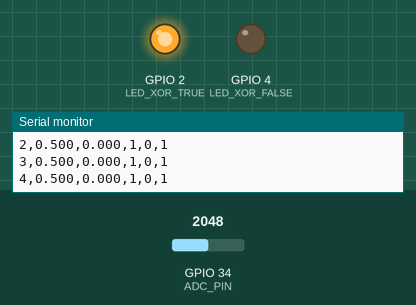
The sketch below on a simulated ESP32. Parts: output pins drawn as LEDs (lit = HIGH), the last lines printed to the serial monitor. The test bench sets the inputs (shaded band); at power-on: GPIO 34 (ADC_PIN) = 2048 (analog values on the 0–4095 scale).

Above: at 1.2 s.
1.3 s: GPIO 34 (ADC_PIN) set to 2004
At 1.9 s:
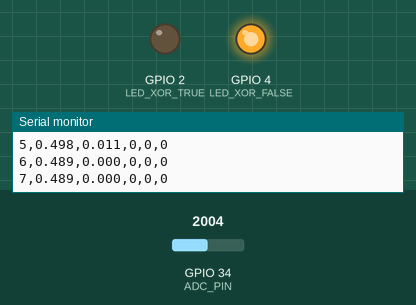
2.8 s: GPIO 34 (ADC_PIN) set to 2866
At 3.7 s:
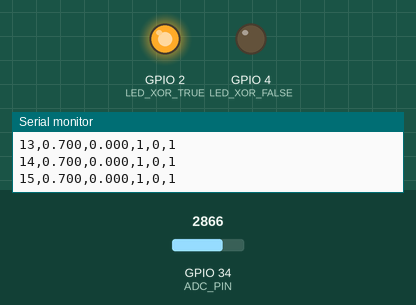
4.6 s: GPIO 34 (ADC_PIN) set to 2047
At 5.8 s:
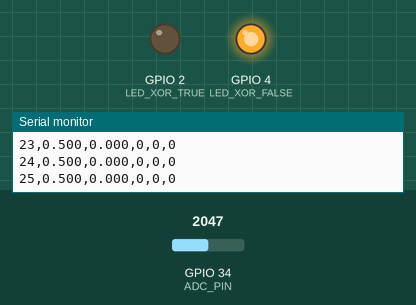
Timing chart, 0 to 7.6 s (numbered marks = the images above; inputs shaded):
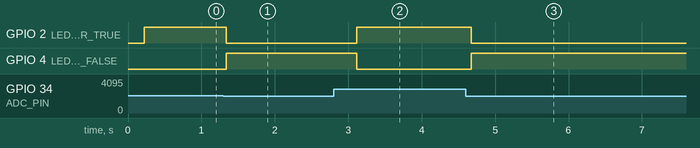

The sketch:

parte1.ino
```cpp
// Felipe Prometti - rm555174
// Iris Tavares - rm557728
// Samuel Damasceno - rm558876

#include <Arduino.h>

constexpr int ADC_PIN = 34;
constexpr int LED_XOR_TRUE = 2;
constexpr int LED_XOR_FALSE = 4;
constexpr int FS_HZ = 1000;  // 1 kHz
constexpr int WIN_MS = 200;  // 200 ms
constexpr int N = FS_HZ * WIN_MS / 1000;
static float buf[N];

float adc_to_unit(int raw) { return raw / 4095.0f; }

void calc_feats(const float *x, int n, float &rms, float &ptp){
  float xmin = x[0], xmax = x[0];
  double sumsq = 0.0;
  for (int i = 0; i < n; ++i) {
    float v = x[i];
    sumsq += (double)v * v;
    if (v < xmin) xmin = v;
    if (v > xmax) xmax = v;
  }
  rms = sqrt(sumsq / n);
  ptp = xmax - xmin;
}

void setup() {
  Serial.begin(115200);
  pinMode(LED_XOR_TRUE, OUTPUT);
  pinMode(LED_XOR_FALSE, OUTPUT);
  analogReadResolution(12);
  analogSetPinAttenuation(ADC_PIN, ADC_11db);
  Serial.println("# seq,rms,ptp,A,B,Y");
}

float TH_RMS = 0.50f;
float TH_PTP = 0.20f;

void loop() {
  const uint32_t Ts = 1000000UL / FS_HZ;
  static uint32_t seq = 0;

  // Captura o sinal
  for (int i = 0; i < N; ++i) {
    buf[i] = adc_to_unit(analogRead(ADC_PIN));
    delayMicroseconds(Ts);
  }

  // Calcula RMS e PTP
  float rms, ptp;
  calc_feats(buf, N, rms, ptp);

  // Lógica booleana
  bool A = (rms >= TH_RMS);
  bool B = (ptp >= TH_PTP);
  bool Y = (A ^ B);

  // Acende os LEDs de acordo com o XOR
  digitalWrite(LED_XOR_TRUE, Y ? HIGH : LOW);
  digitalWrite(LED_XOR_FALSE, Y ? LOW : HIGH);

  // Log no Serial
  Serial.print(seq++); Serial.print(',');
  Serial.print(rms, 3); Serial.print(',');
  Serial.print(ptp, 3); Serial.print(',');
  Serial.print(A); Serial.print(',');
  Serial.print(B); Serial.print(',');
  Serial.println(Y);
}
```

Measured:
- the behaviour switches between 2048 and 2047 on GPIO 34 (ADC_PIN) (found by bisection; images 0 and 1)
- after the input at 1.3 s, GPIO 2 (LED_XOR_TRUE): HIGH → LOW at once; GPIO 4 (LED_XOR_FALSE): LOW → HIGH at once
- after the input at 2.8 s, GPIO 2 (LED_XOR_TRUE): LOW → HIGH after 0.32 s; GPIO 4 (LED_XOR_FALSE): HIGH → LOW after 0.32 s
- after the input at 4.6 s, GPIO 2 (LED_XOR_TRUE): HIGH → LOW after 0.07 s; GPIO 4 (LED_XOR_FALSE): LOW → HIGH after 0.07 s
